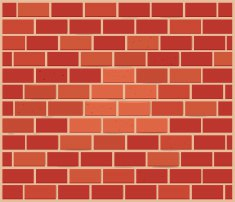
//> input picture Sqrs2.jpg, 235 x 202 px
$ ./main   (built with g++ and OpenCV 4)
//> lines starting //> are read from the running program, lines starting //| are printed output that depends on the picture; after the words box and inside, x2 and y2 are one past the last pixel; in counts of white or black regions, pixels touching at a corner belong together
//> further down, image is the input picture: 202 rows x 235 cols, CV_8UC3; mean B, G, R 72.7, 92.7, 202.9

#include <opencv2/core/core.hpp>
#include <opencv2/opencv.hpp>
#include <opencv2/highgui/highgui.hpp>
#include <iostream>

IplImage* image = 0;
IplImage* dst = 0;
int vals = 0;


void findRectangles(IplImage* _image)
{
assert(_image!=0);

IplImage* bin = cvCreateImage( cvGetSize(_image), IPL_DEPTH_8U, 1);
// конвертируем в градации серого
cvConvertImage(_image, bin, CV_BGR2GRAY);
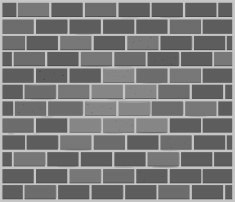
//> bin: 202 rows x 235 cols, CV_8UC1; min 68, max 215, mean 123.3
// находим границы
cvCanny(bin, bin, 50, 200);
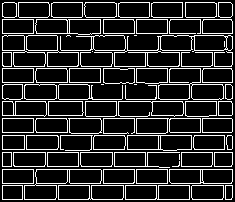
//> bin: 202 rows x 235 cols, CV_8UC1; 16% white in thin lines or dots
cvNamedWindow( "bin", 1 );
cvShowImage("bin", bin);
// хранилище памяти для контуров
CvMemStorage* storage = cvCreateMemStorage(0);
CvSeq* contours=0;

// находим контуры
int contoursCont = cvFindContours( bin, storage,&contours,sizeof(CvContour),CV_RETR_LIST,CV_CHAIN_APPROX_SIMPLE,cvPoint(0,0));
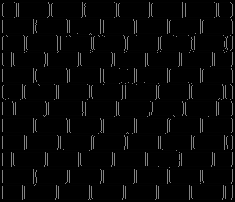
//> bin: 202 rows x 235 cols, CV_8UC1; 15.97% of pixels changed, all inside (x1, y1, x2, y2) = (2, 2, 233, 200)
//> contours = 162 contours, 17 with area under 20; largest, box (x1, y1, x2, y2) and area: (60, 35, 233, 67) 2465, (24, 169, 102, 200) 1330, (158, 68, 224, 100) 936, (35, 19, 101, 35) 915, (127, 135, 192, 151) 910; contoursCont = 162

assert(contours!=0);

// обходим все контуры
for( CvSeq* current = contours; current != NULL; current = current->h_next ){
// вычисляем площадь и периметр контура
double area = fabs(cvContourArea(current));
double perim = cvContourPerimeter(current);


if ( area / (perim*perim/16) > 0.99 && area / (perim*perim/16) < 1.01 ){ // в 10% интервале
	vals++;
cvDrawContours(_image, current, cvScalar(0, 0, 255), cvScalar(0, 255, 0), -1, 1, 8);
}
}
//> this loop made 162 passes
//> (area, perim) on passes 1 to 12: (94.5, 39.07), (443, 88.49), (432, 87.66), (430.5, 87.07), (443, 88.49), (430.5, 87.07), (278, 65.66), (96.5, 41.41), (444.5, 90.24), (868, 183.7), (879.5, 185.9), (445.5, 89.9)
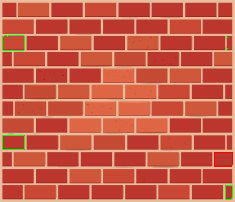
//> _image: 202 rows x 235 cols, CV_8UC3; mean B, G, R 72.2, 93.1, 202.2
//> after the loop, vals = 6


cvReleaseMemStorage(&storage);
cvReleaseImage(&bin);
}


int main(int argc, char* argv[])
{
        char* filename = argc == 2 ? argv[1] : "Sqrs2.jpg";
        image = cvLoadImage(filename,1);
        dst = cvCloneImage(image);
      //  printf("[i] image: %s\n", filename);
        assert( image != 0 );
        // [10 lines of commented-out code are left out]

			cvNamedWindow( "real", 1 );
			cvShowImage( "", image);

			cvNamedWindow( "sm", 1 );
			cvShowImage( "sm", dst);

			findRectangles(dst);
			cvNamedWindow( "rectangles", 1 );
			cvShowImage( "rectangles", dst);
			cvWaitKey(0);

			cvReleaseImage(&dst);
			cvReleaseImage(&dst);

			cvDestroyAllWindows();
			return 0;
}
